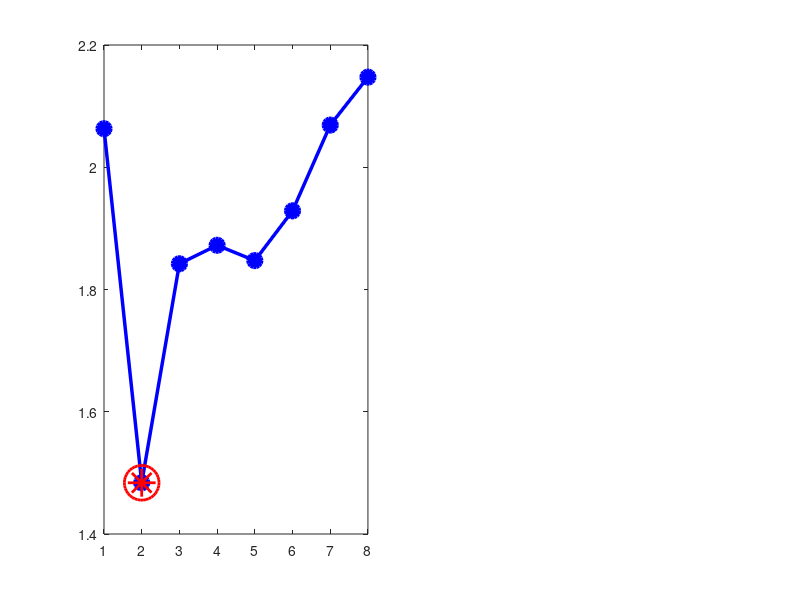

This chart was generated by the following MATLAB code: (Note: this script raises an error after producing the figure.)
% GENEROWANIE DANYCH PRZYKLADOWYCH
% Prawdziwa funkcja (nieznana w rzeczywistosci)
x_prawdziwe = linspace(0, 10, 200)';
y_prawdziwe = 2*x_prawdziwe + 0.5*x_prawdziwe.^2 - 0.1*x_prawdziwe.^3 + 5*sin(x_prawdziwe/2);

% Punkty pomiarowe (z szumem)
x_pomiar = linspace(0, 10, 15)';
y_pomiar = 2*x_pomiar + 0.5*x_pomiar.^2 - 0.1*x_pomiar.^3 + 5*sin(x_pomiar/2) + 15*randn(size(x_pomiar));

% Zasada: stopien <= liczba_punktow/3 lub liczba_punktow/2
% Przyklad: badamy blad dla roznych stopni
stopnie = 1:8;
blad = zeros(size(stopnie));

for i = 1:length(stopnie)
    p = polyfit(x_pomiar, y_pomiar, stopnie(i));
    y_test = polyval(p, x_prawdziwe);
    blad(i) = mean((y_test - y_prawdziwe).^2);
end

figure('Position', [100, 100, 1100, 600]);

% GLOWNY WYKRES: Error vs polynomial degree
subplot(1, 2, 1);
plot(stopnie, log10(blad), 'bo-', 'LineWidth', 2.5, 'MarkerSize', 10, 'MarkerFaceColor', 'b');
hold on;

% Zaznacz najlepszy stopien
[min_blad, idx] = min(blad);
plot(stopnie(idx), log10(min_blad), 'r*', 'MarkerSize', 20, 'LineWidth', 2);
plot(stopnie(idx), log10(min_blad), 'ro', 'MarkerSize', 25, 'LineWidth', 2);

% Strefy: underfitting i overfitting
xline(stopnie(idx), 'g--', 'LineWidth', 2);
fill([1, stopnie(idx), stopnie(idx), 1], [-10, -10, 10, 10], [1 0.9 0.9], 'FaceAlpha', 0.3, 'EdgeColor', 'none');
fill([stopnie(idx), 8, 8, stopnie(idx)], [-10, -10, 10, 10], [0.9 0.9 1], 'FaceAlpha', 0.3, 'EdgeColor', 'none');

% Adnotacje
text(mean([1, stopnie(idx)]), -1, 'UNDERFITTING', 'HorizontalAlignment', 'center', ...
     'FontSize', 11, 'FontWeight', 'bold', 'Color', [0.8 0.2 0.2]);
text(mean([stopnie(idx), 8]), -1, 'OVERFITTING', 'HorizontalAlignment', 'center', ...
     'FontSize', 11, 'FontWeight', 'bold', 'Color', [0.2 0.2 0.8]);
text(stopnie(idx), log10(min_blad)+0.5, sprintf('  NAJLEPSZY: stopien %d', stopnie(idx)), ...
     'FontSize', 11, 'FontWeight', 'bold', 'Color', 'green');

xlabel('Stopien wielomianu', 'FontSize', 14, 'FontWeight', 'bold');
ylabel('Log₁₀(Sredni blad kwadratowy MSE)', 'FontSize', 14, 'FontWeight', 'bold');
title('Dobor stopnia wielomianu - Ryzyko underfittingu i overfittingu', 'FontSize', 14, 'FontWeight', 'bold');
grid on;
xlim([1, 8]);
ylim([-3, 5]);
legend({'Blad MSE', 'Minimum bledu', '', 'Underfitting', 'Overfitting'}, 'Location', 'northwest');

% WYKRES POMOCNICZY: Wizualizacja dla niskiego, optymalnego i wysokiego stopnia
subplot(1, 2, 2);

% Przykladowe stopnie
przyklady = [1, stopnie(idx), min(8, stopnie(idx)+2)];
kolory = {'red', 'green', 'blue'};
tytuly = {'Underfitting - za prosty model', sprintf('Optymalny - stopien %d', stopnie(idx)), 'Overfitting - za zlozony model'};

% Krzywa prawdziwa
plot(x_prawdziwe, y_prawdziwe, 'k-', 'LineWidth', 2.5);
hold on;

% Punkty pomiarowe
plot(x_pomiar, y_pomiar, 'ko', 'MarkerSize', 6, 'MarkerFaceColor', 'k');

% Fit dla kazdego przykladu
for i = 1:length(przyklady)
    p = polyfit(x_pomiar, y_pomiar, przyklady(i));
    y_fit = polyval(p, x_prawdziwe);
    plot(x_prawdziwe, y_fit, '-', 'Color', kolory{i}, 'LineWidth', 2);
    text(9, 50 - (i-1)*15, sprintf('%s', tytuly{i}), 'Color', kolory{i}, 'FontSize', 10, 'FontWeight', 'bold');
end

xlabel('x', 'FontSize', 14);
ylabel('y', 'FontSize', 14);
title('Wizualizacja roznych stopni aproksymacji', 'FontSize', 14);
legend('Prawdziwa funkcja', 'Pomiary (zaszumione)', 'Stopien 1 (za prosty)', ...
       sprintf('Stopien %d (optymalny)', stopnie(idx)), ...
       sprintf('Stopien %d (za zlozony)', min(8, stopnie(idx)+2)), ...
       'Location', 'southwest');
grid on;
xlim([0, 10]);
ylim([-20, 80]);
